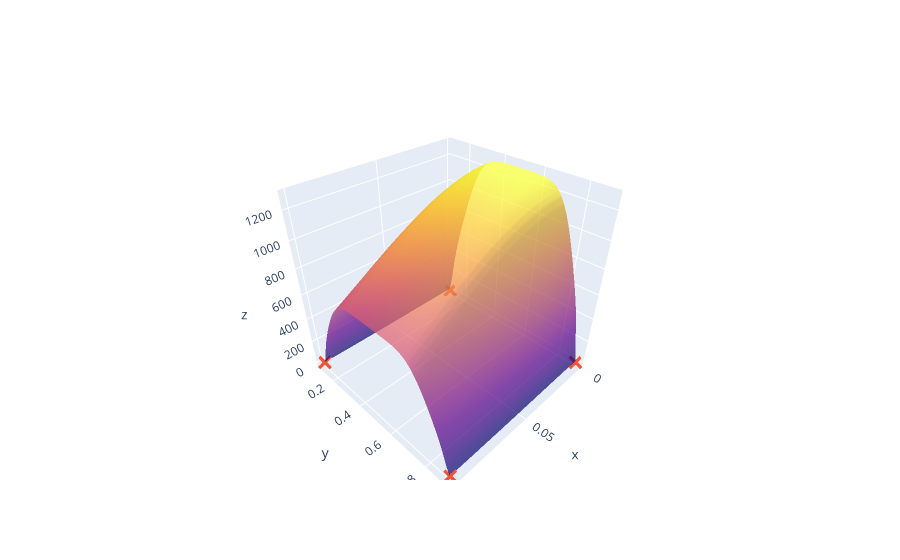

Source (notebook cell):
### Code cell
cost_model = CostModel(X,c) # Fit a linear model on the costs 


model_emukit = GPyModelWrapper(model_gpy)
model_variance = IntegratedVarianceReduction(model=model_emukit,space=space,x_monte_carlo=x_monte_carlo)
utility = model_variance.evaluate(X_mesh).reshape((mesh_size,mesh_size))


fig = go.Figure(data=[go.Surface(x=xx,y=yy,z=utility, opacity=0.7, showscale=False),
    go.Scatter3d(x=X[:,0],y=X[:,1],z=[utility.min()]*X.shape[0],mode="markers",marker_symbol="x",marker_size=5)])
fig.show()

### Figure 1 — Plotly figure (JSON) as saved in the notebook; plotly's stock layout.template omitted (floating-point values rounded to 4 significant figures; data arrays with more than 128 entries replaced by an {"elided": "..."} marker saying what was removed)
{"data": [{"opacity": 0.7, "showscale": false, "type": "surface", "x": {"elided": "50x50 float values"}, "y": {"elided": "50x50 float values"}, "z": {"elided": "50x50 float values"}}, {"marker": {"size": 5, "symbol": "x"}, "mode": "markers", "type": "scatter3d", "x": [0.1, 0.001, 0.1, 0.001], "y": [0.1, 0.1, 0.9, 0.9], "z": [0.08835, 0.08835, 0.08835, 0.08835]}], "layout": {}}
